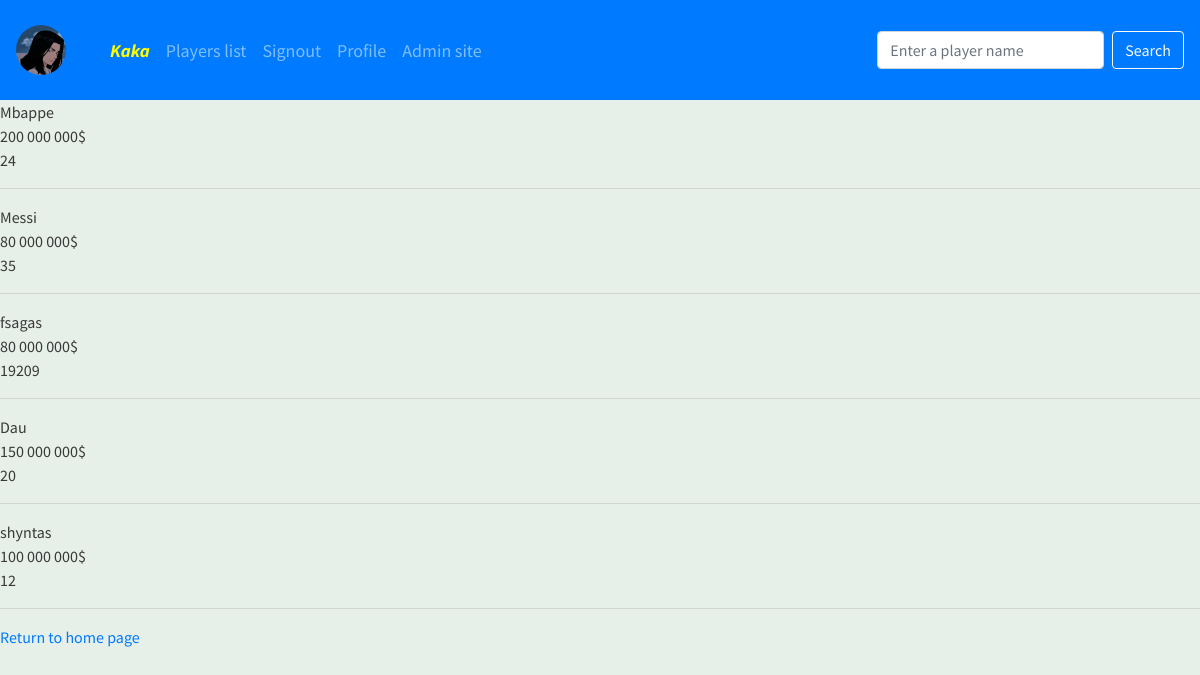
The page /all/ (signed in) on the database its author committed.
### doctors/models.py (models this page shows, shortened)
class Footballer(models.Model):
    name = models.CharField(max_length=255)
    price = models.CharField(max_length=255)
    age = models.IntegerField()

### doctors/views.py (the view)
# urls.py: path('all/', views.all, name='all'),
@permission_required('doctors.view_footballer', raise_exception=True)
def all(request):
    context = {
        "dataset": Footballer.objects.all()
    }
    return render(request, "pages/all.html", context)

### doctors/templates/pages/all.html
{% extends 'base.html' %}
{% block content %}
<div class="main">
    {% for data in dataset %}
    {{ data.name }}<br/>
    {{ data.price }}<br/>
    {{ data.age }}<br/>
    <hr/>
    {% endfor %}
</div>
  <p><a href="{% url 'home' %}">Return to home page</a></p>
{% endblock %}

### templates/base.html (shortened to what this page needs)
<!doctype html>
{% load static %}
<html lang="en">
<head>
    <link rel="stylesheet" href="https://stackpath.bootstrapcdn.com/bootstrap/4.4.1/css/bootstrap.min.css"
>
    <link rel="stylesheet" href="https://cdnjs.cloudflare.com/ajax/libs/font-awesome/4.7.0/css/font-awesome.min.css">
    <link rel="stylesheet" href="{% static 'main.css' %}">
</head>
<body>
<nav class="navbar navbar-expand-sm navbar-dark bg-primary position-top">
    <a class="navbar-brand" href="/">{% block brand %}
        {% if uploaded_file_url %}
            <img class="rounded-circle account-img" src="{{ user.profile.image.url }}" style = "border-radius: 50%; height: 50px; width: 50px; margin-right: 20px">
         {% else %}
            <img class="rounded-circle account-img" src="{% static 'default.jpg' %}" style = "border-radius: 50%; height: 50px; width: 50px; margin-right: 20px">
        {% endif %}
        {% endblock %}</a>
    <div class="collapse navbar-collapse" id="navbarSupportedContent">
        <ul class="navbar-nav mr-auto">
            {% if user.is_authenticated %}
            <li class="nav-item" style="color: white"><a class="nav-link" style="font-size: 18px; color: yellow;"><i><strong>{{ user.username }} </strong></i></a></li>
            <li class="nav-item"><a class="nav-link" href="{% url 'all' %}" style="font-size: 18px">Players list</a></li>
            <li class="nav-item"><a class="nav-link" href="{% url 'signout' %}" style="font-size: 18px">Signout</a></li>
            <li class="nav-item"><a class="nav-link" href="/accounts/profile" style="font-size: 18px">Profile</a></li>
            <li class="nav-item"><a class="nav-link" href="/admin" style="font-size: 18px">Admin site</a></li>
            {% endif %}
        </ul>
        <form class="form-inline my-2 my-lg-0" action="/search" id="sch">
            <input class="form-control mr-sm-2" aria-label="Search" type="text" placeholder="Enter a player name"
                   name="name">
            <button class="btn btn-outline-light my-2 my-sm-0" type="submit">Search</button>
        </form>
    </div>
</nav>
{% block content %}{% endblock %}
</body>
</html>

### static/main.css (style rules this page uses)
.navbar { min-height: 100px; font-size: 25px; }
.navbar-brand { font-size: 25px; }
.navbar-brand > img { height: 60px; }
body { font-family: 'Source Sans Pro', sans-serif; background-color: #e6efe8; color: #393939; }

### rows shown on the page
Footballer: name "Mbappe", price "200 000 000$", age "24"
Footballer: name "Messi", price "80 000 000$", age "35"
Footballer: name "fsagas", price "80 000 000$", age "19209"
Footballer: name "Dau", price "150 000 000$", age "20"
Footballer: name "shyntas", price "100 000 000$", age "12"

### other values the page prints
{{ user.username }} "Kaka"
